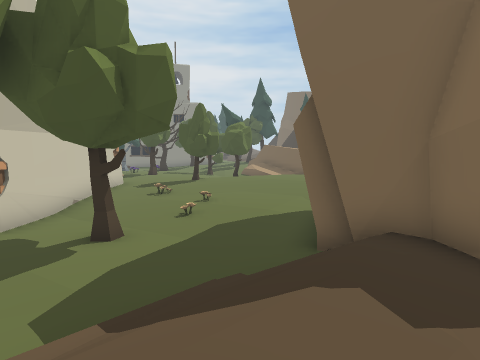
view 1 (above)

24 first-person views from a walk through a Unity game level. The camera is 1.5 m above the floor, tilts 6° down and sees 75° across. The floor is counted in squares, 1 m on a side. Each view is taken from the middle of a square. On the plan, view 1 faces up. The plan holds only what a view shows up to about 15 squares ahead; the rest is blank. The place goes on beyond the plan.

view 2
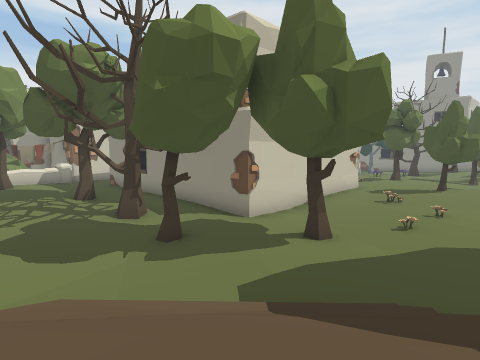

view 3
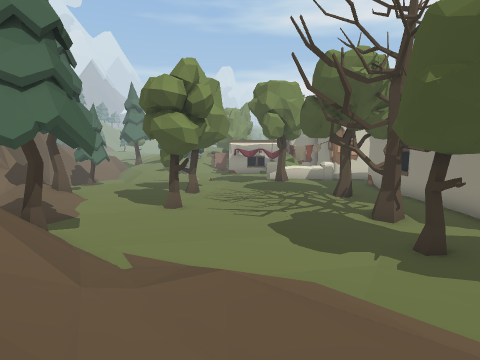

view 4
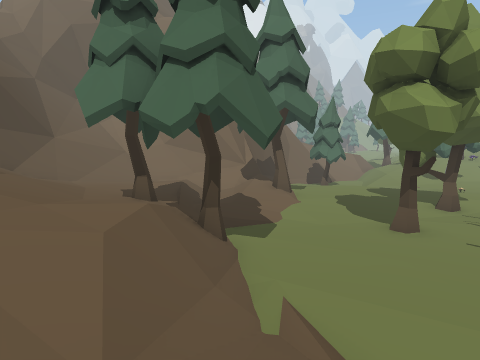

view 5
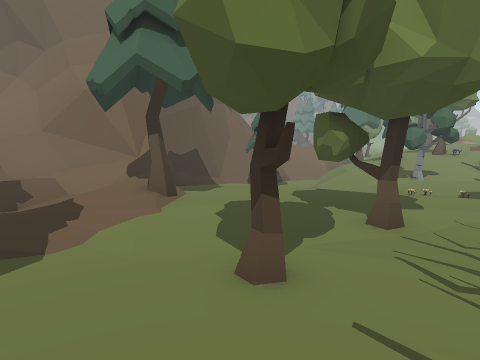

view 6
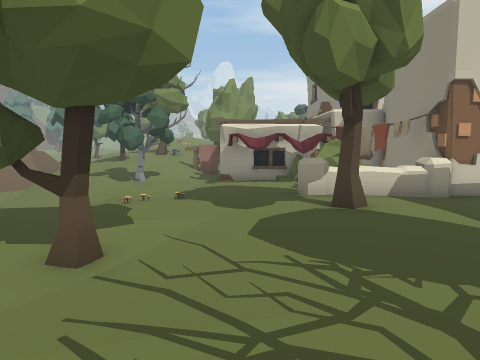

view 7
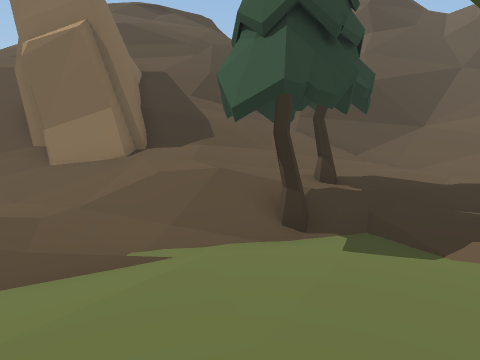

view 8
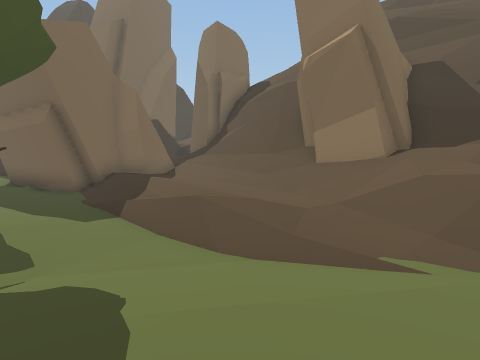

view 9
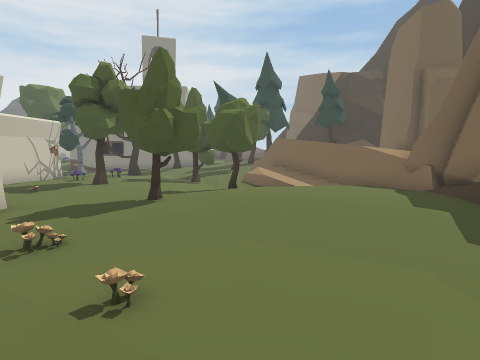

view 10
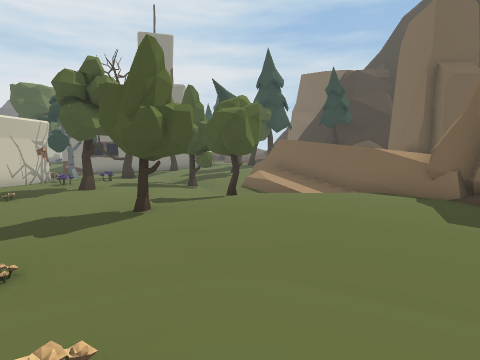

view 11
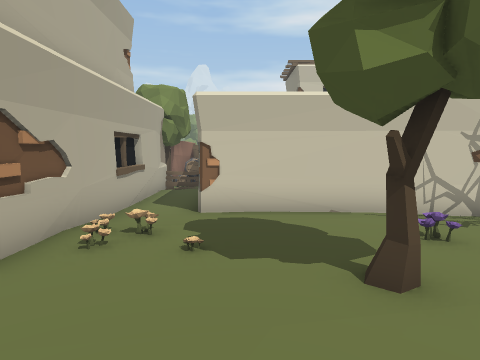

view 12
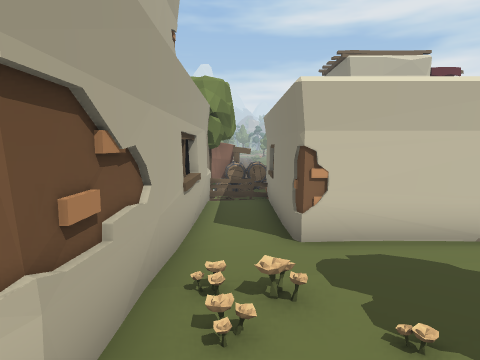

view 13
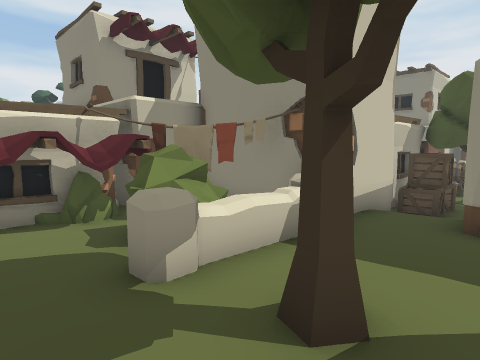

view 14
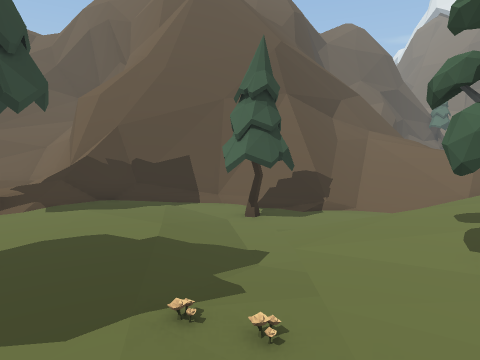

view 15
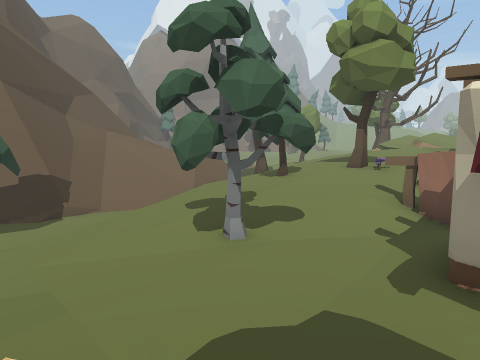

view 16
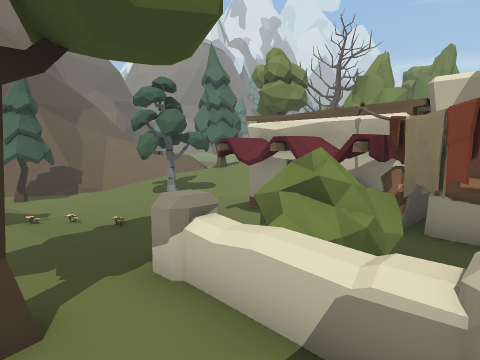

view 17
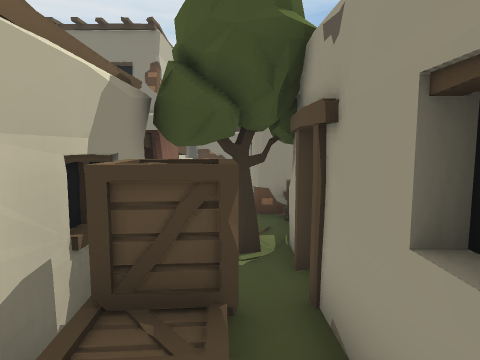

view 18
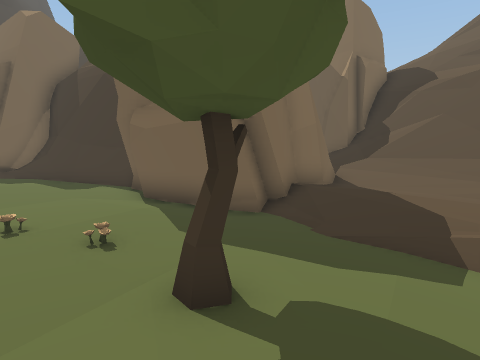

view 19
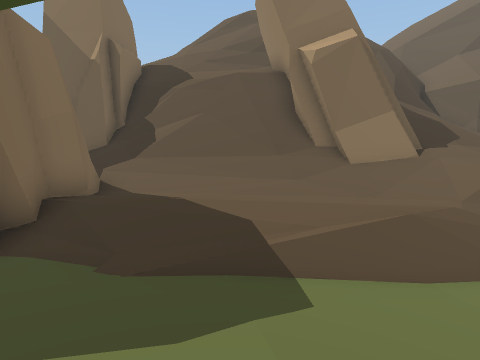

view 20
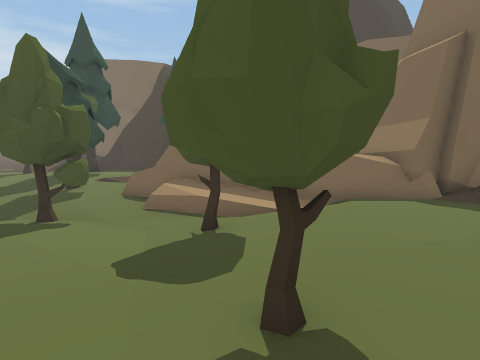

view 21
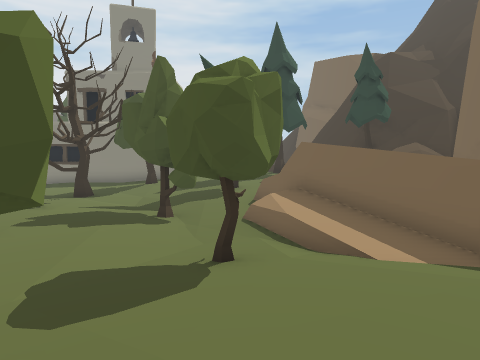

view 22
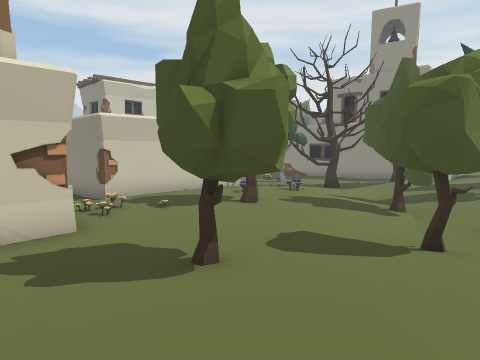

view 23
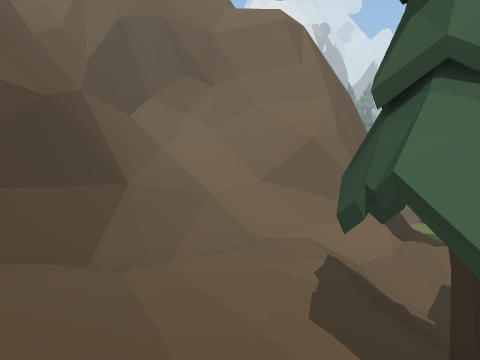

view 24
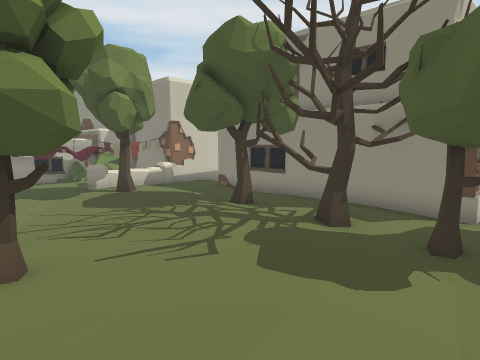

### Floor plan
Key: @ floor where view 1 was taken; # wall or solid block; . main floor; : floor 0.25 m higher than the main floor; - floor 0.25 m lower than the main floor; + floor 0.5 m higher than the main floor; * floor 0.75 m higher than the main floor; / step, stairs or slope; = window, fence, low wall or low ledge; ^ raised ledge; T tree; F flower; P pine tree; B bush; R rock; O other object.
Columns run from 24 left of view 1 to 8 right of it. Each row starts with its distance up from view 1.
 23       OOO      O.T..-- ..=      R
 22                #..O..TTT.##    #R
 21                #.....TTT.=#    #R
 20                O.F....---O##    R
 19         O      O...T...---:=
 18         O      O...T...TTT/=#
 17         O      O.......TT:::=R#
 16        OOOO####O..F.:.::::::=R#
 15        O-O----...FF::TTT:::::##
 14       OOT###########:TTT:::::+##
 13       #--#        ##:::::::::##
 12       #O-#         #:::::::::##
 11       OOO#         #.F....:::#
 10       #OO#         #...F...::#
  9       ##O#         #-.....####
  8        #.#         #--.F..##
  7       ##.###########---.. #
  6      ##O...........--TT--##
  5    ###OO:::::..T..-------/##
  4  OO#.BB^:::::T.TTT-TT---//+##
  3  OO##BB^::::::..-------//+::///
  2    B^BB^:T:::...------//+::////R#
  1    O#.::::::...------///:://===##
  0    ##...:......-----///:@//=^###
 -1 O  O..........------//////=#^^=
 -2 ^/....O....T--TT----////###^ ^
 -3 ///TT..FF..TT------////####
 -4 */:TTT/-.......---PP///#### #^^
 -5 P++T:.///........-PP////=####^^
 -6 P+::://-/.....////OPP/////##=
 -7 ++:////-/....P//:/PPP////===^
 -8 +///--PP/.../+/.////////=#
 -9  //---PP--.==////+**////##
-10 ////#=#P-==#=///++**////=#
-11 ////=#########=+++*//=####
-12 ////=#       ##=///=####
-13 ///=##       #==///##
-14 ///=##       #=////##
-15  ==##       ##/////=#
-16  ###         #////==#
-17              #==///##
-18              ##^#####

Positions as (right, up) in squares from view 1, and headings:
1: (0, 0), facing up
2: (1, 0), facing up-left
3: (1, 0), facing left
4: (-2, 0), facing down-left
5: (-7, 0), facing down-left
6: (-9, 0), facing left
7: (-9, 0), facing down-right
8: (-9, 0), facing right
9: (0, 7), facing up
10: (0, 8), facing up
11: (-2, 17), facing left
12: (-4, 15), facing left
13: (-14, 0), facing up-left
14: (-17, 0), facing down
15: (-17, 0), facing down-left
16: (-15, 5), facing down-left
17: (-16, 8), facing up
18: (-6, 6), facing right
19: (-4, 6), facing down-right
20: (-4, 13), facing up-right
21: (0, 13), facing up
22: (1, 12), facing up-left
23: (-2, -6), facing down-left
24: (-4, -3), facing up-left
